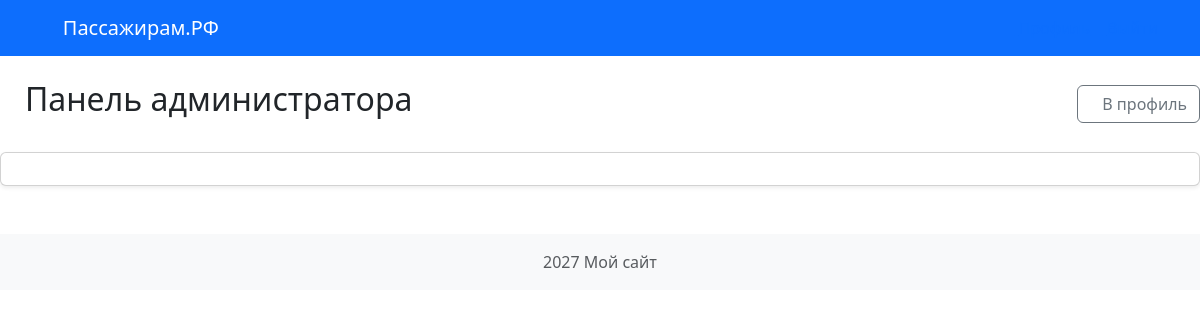
The page /admin (signed in) on the database as committed earlier.
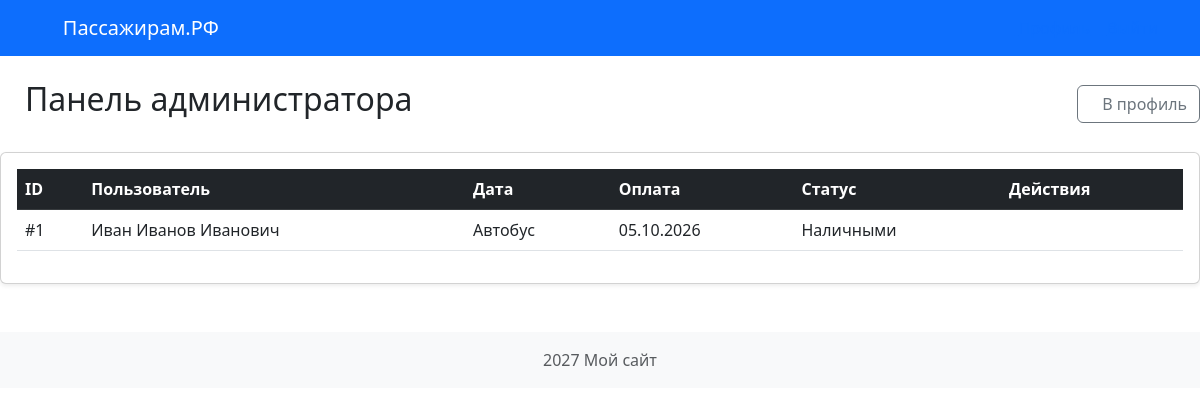
The same page on the database as committed later.
### models.py (models this page shows)
class Application(db.Model):
    __tablename__= 'applications'
    id = db.Column(db.Integer, primary_key=True)
    user_id = db.Column(db.Integer, db.ForeignKey('users.id'), nullable=False)
    transport_type = db.Column(db.String(50), nullable=False)
    start_date = db.Column(db.Date, nullable=False)
    payment_method = db.Column(db.String(50), nullable=False)
    status = db.Column(db.String(50), default='Новая')
    created_at = db.Column(db.DateTime, default=datetime.utcnow)
    reviews = db.relationship('Review', backref='application', lazy=True)

class User(db.Model, UserMixin):
    __tablename__ = 'users'
    id = db.Column(db.Integer, primary_key=True)
    login = db.Column(db.String(64), unique=True, nullable=False)
    password_hash = db.Column(db.String(256), nullable=False)
    fio = db.Column(db.String(128), nullable=False)
    birth_date = db.Column(db.Date, nullable=False)
    phone = db.Column(db.String(20), nullable=False)
    email = db.Column(db.String(128), nullable=False)
    role = db.Column(db.String(10), default='user')
    created_at = db.Column(db.DateTime, default=datetime.utcnow)
    applications = db.relationship('Application', backref='user', lazy=True)
    reviews = db.relationship('Review', backref='user', lazy=True)

### app.py (the view)
@app.route('/admin')
@login_required
def admin_panel():
    if current_user.role != 'admin':
        flash('Доступ запрещен. У вас нету прав администратора.', 'danger')
        return redirect(url_for('index'))
    all_applications = Application.query.order_by(Application.created_at.desc()).all()
    return render_template('admin.html', applications=all_applications)

### app.py (called while the page is built)
@login_manager.user_loader
def load_user(user_id):
    return User.query.get(int(user_id))

### templates/admin.html (shortened to what this page needs)
{% extends 'base.html' %}
{% block content %}
<div class="d-flex justify-content-between align-items-center mb-4">
    <h2><i class="bi bi-shield-lock"></i>Панель администратора</h2>
    <a href="{{ url_for('profile') }}" class="btn btn-outline-secondary">
        <i class="bi bi-arrow-left"></i>В профиль
    </a>
</div>
<div class="card shadow-sm">
    <div class="card-body">
        {% if applications %}
            <div class="table-responsive">
                <table class="table table-hover align-middle">
                    <thead class="table-dark">
                        <tr>
                            <th>ID</th>
                            <th>Пользователь</th>
                            <th>Дата</th>
                            <th>Оплата</th>
                            <th>Статус</th>
                            <th>Действия</th>
                        </tr>
                    </thead>
                    <tbody>
                        {% for app in applications %}
                            <tr>
                                <td>#{{ app.id }}</td>
                                <td>{{ app.user.fio }}</td>
                                <td>{{ app.transport_type }}</td>
                                <td>{{ app.start_date.strftime('%d.%m.%Y') }}</td>
                                <td>{{ app.payment_method }}</td>
                                <td>
                                    <span class="badge">
                                    </span>
                                </td>
                            </tr>
                        {% endfor %}
                    </tbody>
                </table>
            </div>
        {% endif %}
    </div>
</div>
{% endblock content %}

### templates/base.html (shortened to what this page needs)
<!DOCTYPE html>
<html lang="en">
<head>
    <link rel="stylesheet" href="{{ url_for('static', filename='css/bootstrap.min.css') }}">
    <link rel="stylesheet" href="{{ url_for('static', filename='css/bootstrap-icons.css') }}">
    <link rel="stylesheet" href="{{ url_for('static', filename='css/style.css') }}">
</head>
<body>
    <header>
         <nav class="navbar navbar-expand-lg navbar-dark bg-primary mb-4">
            <div class="container">
                <a href="{{ url_for('index') }}" class="navbar-brand">
                    <i class="bi bi-bus-front"></i> Пассажирам.РФ
                </a>
                <div class="navbar-nav ms-auto">
                    {% if current_user.is_authenticated %}
                        <a href="{{ url_for('profile') }}" class="nav-list">
                            <i class="bi bi-person-circle"></i> Профиль
                        </a>
                        <a href="{{ url_for('logout') }}" class="nav-list">
                            <i class="bi bi-box-arrow-right"></i> Выйти
                        </a>
                    {% endif %}
                </div>
            </div>
         </nav>
    </header>
    <main>
        {% block content %}{% endblock %}
    </main>
    <footer class="bg-light trxt-center text-muted text-center py-3 mt-5">
        <p class="mb-0">2027 Мой сайт</p>
    </footer>
</body>
</html>

Rows that differ between the two databases and show on the page:
added Application: id "1", user.fio "Иван Иванов Иванович", transport_type "Автобус", start_date "05.10.2026", payment_method "Наличными"
Other text that changed with them:
text now shown: "ID Пользователь Дата Оплата Статус Действия"
